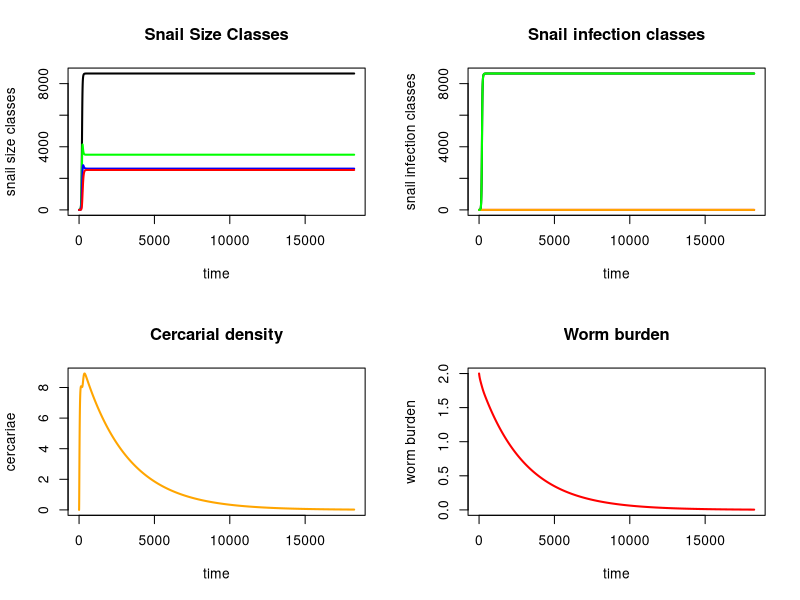

Source code (R):
## Epidemiological model including snail size classes; no predation

## To-do list:
  # Draw parameter estimates from literature
  # Make sure snail dynamics between size and infection classes are appropriate, e.g.: 
      # Check all the transitions; do they make sense? How to handle diagonal transitions?
      # Should exposed snails be able to reproduce at a reduced rate?
      # Should small snails be able to reach the infected stage?
      # How to split the infection term across size classes? (seems off right now, double-check this)
  # Come up with R0 expression

require(deSolve)

snail_epi = function(t, n, parameters) { 
  with(as.list(parameters),{
    
    S1=n[1]
    S2=n[2]
    S3=n[3]
    E1=n[4]
    E2=n[5]
    E3=n[6]
    I2=n[7]
    I3=n[8]
    C=n[9]
    W=n[10]
    
    S = S1+S2+S3  # Total susceptible snails
    E = E1+E2+E3  # Total exposed snails
    I = I2+I3     # Total infected snails
    N = S+E+I     # Total number of snails
    M = m*0.5*W   # Miracidial density as a function of mean worm burden (W) and miracidial shedding rate (m)
                  # Note: add mating function?
    
    dS1dt = f*(1-N/(Kn*A))*(S2+S3+z*(E2+E3)) - muN1*S1 - psi1*S1 - g1*S1 - beta*M*H*(S1/S)
    
    dS2dt = g1*S1 - muN2*S2 - psi2*S2 - g2*S2 - beta*M*H*(S2/S)
    
    dS3dt = g2*S2 - muN3*S3 - psi3*S3 - beta*M*H*(S3/S)
    
    dE1dt = beta*M*H*(S1/S) - muN1*E1 - psi1*E1 - g1*E1 - sigma*E1
    
    dE2dt = beta*M*H*(S2/S) + g1*E1 - muN2*E2 - psi2*E2 - g2*E2 - sigma*E2
    
    dE3dt = beta*M*H*(S3/S) + g2*E2 - muN3*E3 - psi3*E3 - sigma*E3
    
    dI2dt = sigma*E1 + sigma*E2 - (muN2 + muI)*I2 - psi2*I2 - g2*I2
    
    dI3dt = sigma*E3 + g2*I2 - (muN3 + muI)*I3 - psi3*I3
    
    dCdt = theta2*I2 + theta3*I3 - muC*C
    
    dWdt = lambda*C - (muW + muH)*W
    
    
    return(list(c(dS1dt, dS2dt, dS3dt, dE1dt, dE2dt, dE3dt, dI2dt, dI3dt, dCdt, dWdt)))
  }) 
} 

# Set initial values and parameters
nstart = c(S1 = 1, S2 = 0, S3 = 0, E1 = 0, E2 = 0, E3 = 0, I2 = 0, I3 = 0, C = 0, W = 2)
time = seq(0,365*50,1)

parameters=c(
  f = 0.26,          # Birth rate of adult snails (snails/reproductive snail/day, including survival to detection; more like a recruitment rate)
  Kn = 50,           # Carrying capacity of snails (snails/m^2), from Sokolow et al. 2015
  A = 200,           # Area of site of interest, m^2
  z = 0.5,           # Fraction of exposed snails that can reproduce, from Sokolow et al. 2015
  muN1 = 1/40,       # Natural mortality rate of small snails (deaths/snail/day; assume mean lifespan = 50 days)
  muN2 = 1/50,       # Natural mortality rate of medium snails (deaths/snail/day; assume mean lifespan = 50 days)
  muN3 = 1/60,       # Natural mortality rate of large snails (deaths/snail/day; assume mean lifespan = 50 days)
  muI = 1/10,        # Additional mortality rate of shedding snails as a result of infection, from Sokolow et al. 2015
  psi1 = 0,          # Predation rate of prawns on small snails, ignored in this model
  psi2 = 0,          # Predation rate of prawns on medium snails, ignored in this model
  psi3 = 0,          # Predation rate of prawns on large snails, ignored in this model
  g1 = 1/37,         # Growth rate of small snails (size class transition rate, in terms of days to grow 4mm; adapted from McCreesh et al. 2014, assuming water temp. of 25 C)
  g2 = 1/62,         # Growth rate of medium snails (size class transition rate, in terms of days to grow 4mm; adapted from McCreesh et al. 2014, assuming water temp. of 25 C)
  beta = 4e-6,       # Human-to-snail infection probability (infected snails/miracidia/snail/day), from Sokolow et al. 2015
  m = 0.8,           # Miracidial shedding rate per adult female worm divided by miracidial mortality, from Sokolow et al. 2015
  H = 1000,          # Human population at site of interest
  sigma = 1/50,      # Latent period for exposed snails (infectious snails/exposed snail/day), from Sokolow et al. 2015
  theta2 = 500,      # Cercarial shedding rate for medium infected snails (cercariae/infectious medium snail/day); no source
  theta3 = 1000,     # Cercarial shedding rate for large infected snails (cercariae/infected large snail/day); no source
  lambda = 1e-4,     # Probability of cercaria successfully infecting human and maturing; no source
  muC = 0.99,        # Cercarial mortality rate (very small chance of cercariae lasting >1 day); no source
  muW = 1/(3.3*365), # Natural mortality rate of adult worms in humans, assuming average lifespan of 3.3 years, from Sokolow et al. 2015
  muH = 1/(60*365)   # Natural mortality of humans (contributing to worm mortality), assuming average lifespan of 60 years, from Sokolow et al. 2015
)


# Run & plot
output_s.epi=as.data.frame(ode(nstart,time,snail_epi,parameters))
output_s.epi$S.t = output_s.epi$S1 + output_s.epi$S2 + output_s.epi$S3    # Total susceptible snails
output_s.epi$E.t = output_s.epi$E1 + output_s.epi$E2 + output_s.epi$E3    # Total exposed snails 
output_s.epi$I.t = output_s.epi$I2 + output_s.epi$I3                      # Total infected snails
output_s.epi$N.t = output_s.epi$S.t + output_s.epi$E.t + output_s.epi$I.t # Total snails
output_s.epi$t.1 = output_s.epi$S1 + output_s.epi$E1                      # Total snails of size class 1
output_s.epi$t.2 = output_s.epi$S2 + output_s.epi$E2 + + output_s.epi$I2  # Total snails of size class 2
output_s.epi$t.3 = output_s.epi$S3+ output_s.epi$E3 + + output_s.epi$I3   # Total snails of size class 3
  
par(mfrow = c(2,2))  
plot(x = output_s.epi$time, y = output_s.epi$N.t, type = 'l', col = 'black', lwd=2, xlab = 'time', 
     ylab = 'snail size classes', ylim = c(0,max(output_s.epi$N.t)),
     main = 'Snail Size Classes')
  lines(output_s.epi$time, output_s.epi$t.1, col = 'green', lwd = 2)
  lines(output_s.epi$time, output_s.epi$t.2, col = 'blue', lwd = 2)
  lines(output_s.epi$time, output_s.epi$t.3, col = 'red', lwd = 2)
  #legend('topright', legend = c('total', '1', '2', '3'), lwd = 2, col = c('black', 'green', 'blue', 'red'), cex = 0.7)
  
plot(x = output_s.epi$time, y = output_s.epi$N.t, type = 'l', col = 'black', lwd=2, xlab = 'time', 
       ylab = 'snail infection classes', ylim = c(0,max(output_s.epi$N.t)), 
     main = 'Snail infection classes')
  lines(output_s.epi$time, output_s.epi$I.t, col = 'red', lwd = 2)
  lines(output_s.epi$time, output_s.epi$E.t, col = 'orange', lwd = 2)
  lines(output_s.epi$time, output_s.epi$S.t, col = 'green', lwd = 2)
  #legend('topright', legend = c('total', 'S', 'E', 'I'), lwd = 2, col = c('black', 'green', 'orange', 'red'), cex = 0.7)
  
plot(x = output_s.epi$time, y = output_s.epi$C, type = 'l', col = 'orange', lwd=2, xlab = 'time', 
     ylab = 'cercariae', ylim = c(0,max (output_s.epi$C)),
     main = 'Cercarial density')

plot(x = output_s.epi$time, y = output_s.epi$W, type = 'l', col = 'red', lwd=2, xlab = 'time', 
          ylab = 'worm burden', ylim = c(0,max (output_s.epi$W)),
     main = 'Worm burden')
